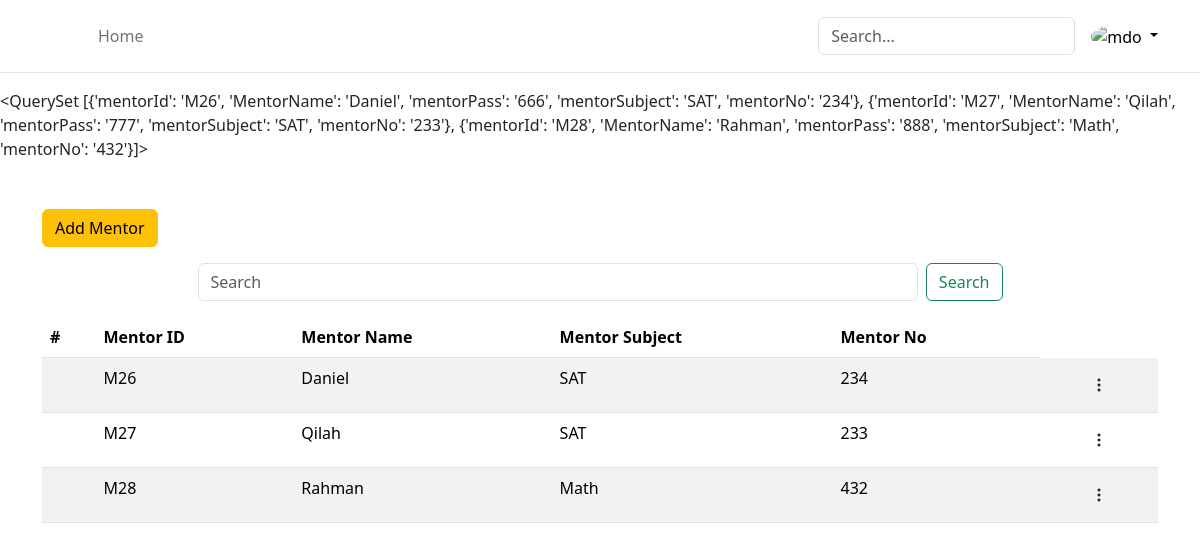
Screenshot of /intervention/admin/D22/mentorDetails with the database file from the repository.
### intervention/models.py (models this page shows)
class Mentor (models.Model):
    mentorId = models.CharField(max_length=10, primary_key=True)
    MentorName = models.TextField(max_length=50)
    mentorPass = models.CharField(max_length=20)
    mentorSubject = models.TextField(max_length=30,blank=True,null=True)
    mentorNo =  models.TextField(max_length=30,blank=True,null=True)

### intervention/views.py (the view)
# urls.py: path('admin/<str:adminId>/mentorDetails', views.adminMentor_view, name='Mentoradmin'),
def adminMentor_view(request,adminId):
    mentor = Mentor.objects.all().values()
    admin = Admin.objects.get(adminId=adminId)
    obj ={
        "mentorDetails": mentor,
        "adminDetails":admin
    }
    return render(request, 'MentorAdminPage.html', obj)

### intervention/templates/MentorAdminPage.html (shortened to what this page needs)
<!DOCTYPE html>
<html lang="en">
<head>
    <link href="https://cdn.jsdelivr.net/npm/bootstrap@5.3.2/dist/css/bootstrap.min.css" rel="stylesheet"
>
</head>
<body>
    <header class="p-3 mb-3 border-bottom">
        <div class="container">
          <div class="d-flex flex-wrap align-items-center justify-content-center justify-content-lg-start">
            <a href="/" class="d-flex align-items-center mb-2 mb-lg-0 link-body-emphasis text-decoration-none">
              <svg class="bi me-2" width="40" height="32" role="img" aria-label="Bootstrap"><use xlink:href="#bootstrap"/></svg>
            </a>
            <ul class="nav col-12 col-lg-auto me-lg-auto mb-2 justify-content-center mb-md-0">
              <li><a href="{%url 'admin' adminDetails.adminId %}" class="nav-link px-2 link-secondary">Home</a></li>
              </ul>
            <form class="col-12 col-lg-auto mb-3 mb-lg-0 me-lg-3" role="search">
              <input type="search" class="form-control" placeholder="Search..." aria-label="Search">
            </form>
            <div class="dropdown text-end">
              <a href="#" class="d-block link-body-emphasis text-decoration-none dropdown-toggle" data-bs-toggle="dropdown" aria-expanded="false">
                <img src="https://github.com/mdo.png" alt="mdo" width="32" height="32" class="rounded-circle">
              </a>
            </div>
          </div>
        </div>
      </header>
    {{mentorDetails}}
    <div class="container mt-5">
        <a href="{%url 'addmentor' adminDetails.adminId%}" class="btn btn-warning">Add Mentor</a>
        <div class="d-flex w-100 justify-content-center">
          <form action="{% url 'searchMentor' adminDetails.adminId%}" method="get" class="d-flex w-75 p-3" role="search">
            <input class="form-control me-2" name="search" type="search" placeholder="Search" aria-label="Search">
            <button class="btn btn-outline-success" type="submit">Search</button>
          </form>
          </div>
        <table class="table table-striped">
            <thead>
              <tr>
                <th scope="col">#</th>
                <th scope="col">Mentor ID</th>
                <th scope="col">Mentor Name</th>
                <th scope="col">Mentor Subject</th>
                <th scope="col">Mentor No</th>
              </tr>
            </thead>
            <tbody>
                {%for mentor in mentorDetails%}
              <tr>
                <td>{{mentor.id}}</td>
                <td>{{mentor.mentorId}}</td>
                <td>{{mentor.MentorName}}</td>
                <td>{{mentor.mentorSubject}}</td>
                <td>{{mentor.mentorNo}}</td>
                <td>
                    <div class="dropdown-center d-flex justify-content-center">
                      <button class="btn" type="button" data-bs-toggle="dropdown" aria-expanded="false">
                        <i class="bi bi-three-dots-vertical"></i>
                      </button>
                    </div>
                  </td>
              </tr>
              {%endfor%}
            </tbody>
          </table>
    </div>
</body>
<link rel="stylesheet" href="https://cdn.jsdelivr.net/npm/bootstrap-icons@1.11.3/font/bootstrap-icons.min.css">

### rows the page displays
Mentor: mentorId "M26", MentorName "Daniel", mentorSubject "SAT", mentorNo "234"
Mentor: mentorId "M27", MentorName "Qilah", mentorSubject "SAT", mentorNo "233"
Mentor: mentorId "M28", MentorName "Rahman", mentorSubject "Math", mentorNo "432"
